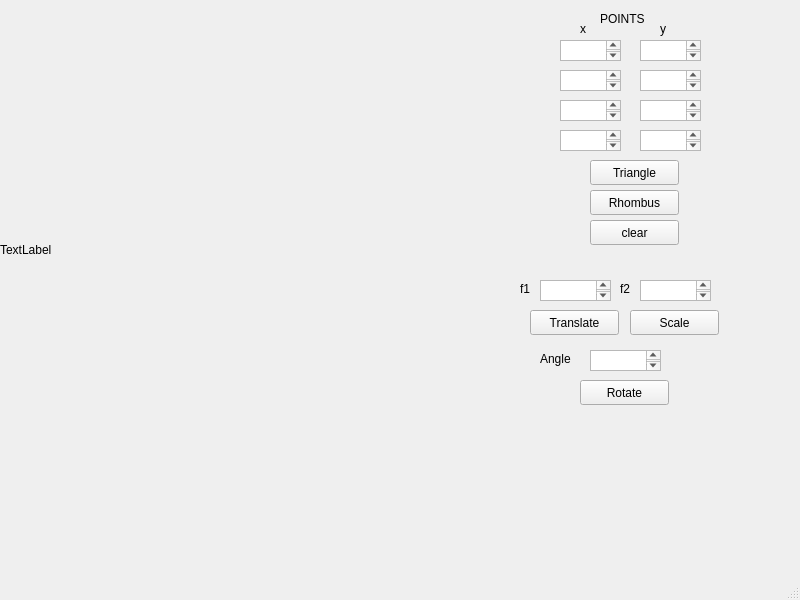
<?xml version="1.0" encoding="UTF-8"?>
<ui version="4.0">
 <class>MainWindow</class>
 <widget class="QMainWindow" name="MainWindow">
  <property name="geometry">
   <rect>
    <x>0</x>
    <y>0</y>
    <width>800</width>
    <height>600</height>
   </rect>
  </property>
  <property name="windowTitle">
   <string>MainWindow</string>
  </property>
  <widget class="QWidget" name="centralwidget">
   <widget class="QLabel" name="label">
    <property name="geometry">
     <rect>
      <x>0</x>
      <y>0</y>
      <width>500</width>
      <height>500</height>
     </rect>
    </property>
    <property name="text">
     <string>TextLabel</string>
    </property>
   </widget>
   <widget class="QTextEdit" name="textEdit">
    <property name="geometry">
     <rect>
      <x>560</x>
      <y>40</y>
      <width>61</width>
      <height>21</height>
     </rect>
    </property>
   </widget>
   <widget class="QTextEdit" name="textEdit_2">
    <property name="geometry">
     <rect>
      <x>640</x>
      <y>40</y>
      <width>61</width>
      <height>21</height>
     </rect>
    </property>
   </widget>
   <widget class="QLabel" name="label_2">
    <property name="geometry">
     <rect>
      <x>580</x>
      <y>20</y>
      <width>67</width>
      <height>17</height>
     </rect>
    </property>
    <property name="text">
     <string>x</string>
    </property>
   </widget>
   <widget class="QLabel" name="label_3">
    <property name="geometry">
     <rect>
      <x>660</x>
      <y>20</y>
      <width>67</width>
      <height>17</height>
     </rect>
    </property>
    <property name="text">
     <string>y</string>
    </property>
   </widget>
   <widget class="QLabel" name="label_4">
    <property name="geometry">
     <rect>
      <x>600</x>
      <y>10</y>
      <width>67</width>
      <height>17</height>
     </rect>
    </property>
    <property name="text">
     <string>POINTS</string>
    </property>
   </widget>
   <widget class="QPushButton" name="pushButton">
    <property name="geometry">
     <rect>
      <x>590</x>
      <y>160</y>
      <width>89</width>
      <height>25</height>
     </rect>
    </property>
    <property name="text">
     <string>Triangle</string>
    </property>
   </widget>
   <widget class="QTextEdit" name="textEdit_4">
    <property name="geometry">
     <rect>
      <x>540</x>
      <y>280</y>
      <width>71</width>
      <height>21</height>
     </rect>
    </property>
   </widget>
   <widget class="QTextEdit" name="textEdit_5">
    <property name="geometry">
     <rect>
      <x>640</x>
      <y>280</y>
      <width>71</width>
      <height>21</height>
     </rect>
    </property>
   </widget>
   <widget class="QLabel" name="label_6">
    <property name="geometry">
     <rect>
      <x>520</x>
      <y>280</y>
      <width>67</width>
      <height>17</height>
     </rect>
    </property>
    <property name="text">
     <string>f1</string>
    </property>
   </widget>
   <widget class="QLabel" name="label_7">
    <property name="geometry">
     <rect>
      <x>620</x>
      <y>280</y>
      <width>67</width>
      <height>17</height>
     </rect>
    </property>
    <property name="text">
     <string>f2</string>
    </property>
   </widget>
   <widget class="QPushButton" name="pushButton_3">
    <property name="geometry">
     <rect>
      <x>530</x>
      <y>310</y>
      <width>89</width>
      <height>25</height>
     </rect>
    </property>
    <property name="text">
     <string>Translate</string>
    </property>
   </widget>
   <widget class="QPushButton" name="pushButton_4">
    <property name="geometry">
     <rect>
      <x>630</x>
      <y>310</y>
      <width>89</width>
      <height>25</height>
     </rect>
    </property>
    <property name="text">
     <string>Scale</string>
    </property>
   </widget>
   <widget class="QPushButton" name="pushButton_5">
    <property name="geometry">
     <rect>
      <x>580</x>
      <y>380</y>
      <width>89</width>
      <height>25</height>
     </rect>
    </property>
    <property name="text">
     <string>Rotate</string>
    </property>
   </widget>
   <widget class="QPushButton" name="pushButton_6">
    <property name="geometry">
     <rect>
      <x>590</x>
      <y>220</y>
      <width>89</width>
      <height>25</height>
     </rect>
    </property>
    <property name="text">
     <string>clear</string>
    </property>
   </widget>
   <widget class="QTextEdit" name="textEdit_6">
    <property name="geometry">
     <rect>
      <x>560</x>
      <y>70</y>
      <width>61</width>
      <height>21</height>
     </rect>
    </property>
   </widget>
   <widget class="QTextEdit" name="textEdit_7">
    <property name="geometry">
     <rect>
      <x>640</x>
      <y>70</y>
      <width>61</width>
      <height>21</height>
     </rect>
    </property>
   </widget>
   <widget class="QTextEdit" name="textEdit_8">
    <property name="geometry">
     <rect>
      <x>560</x>
      <y>100</y>
      <width>61</width>
      <height>21</height>
     </rect>
    </property>
   </widget>
   <widget class="QTextEdit" name="textEdit_9">
    <property name="geometry">
     <rect>
      <x>640</x>
      <y>100</y>
      <width>61</width>
      <height>21</height>
     </rect>
    </property>
   </widget>
   <widget class="QTextEdit" name="textEdit_10">
    <property name="geometry">
     <rect>
      <x>560</x>
      <y>130</y>
      <width>61</width>
      <height>21</height>
     </rect>
    </property>
   </widget>
   <widget class="QTextEdit" name="textEdit_11">
    <property name="geometry">
     <rect>
      <x>640</x>
      <y>130</y>
      <width>61</width>
      <height>21</height>
     </rect>
    </property>
   </widget>
   <widget class="QPushButton" name="pushButton_7">
    <property name="geometry">
     <rect>
      <x>590</x>
      <y>190</y>
      <width>89</width>
      <height>25</height>
     </rect>
    </property>
    <property name="text">
     <string>Rhombus</string>
    </property>
   </widget>
   <widget class="QTextEdit" name="textEdit_12">
    <property name="geometry">
     <rect>
      <x>590</x>
      <y>350</y>
      <width>71</width>
      <height>21</height>
     </rect>
    </property>
   </widget>
   <widget class="QLabel" name="label_8">
    <property name="geometry">
     <rect>
      <x>540</x>
      <y>350</y>
      <width>67</width>
      <height>17</height>
     </rect>
    </property>
    <property name="text">
     <string>Angle</string>
    </property>
   </widget>
  </widget>
  <widget class="QMenuBar" name="menubar">
   <property name="geometry">
    <rect>
     <x>0</x>
     <y>0</y>
     <width>800</width>
     <height>22</height>
    </rect>
   </property>
  </widget>
  <widget class="QStatusBar" name="statusbar"/>
 </widget>
 <resources/>
 <connections/>
</ui>
